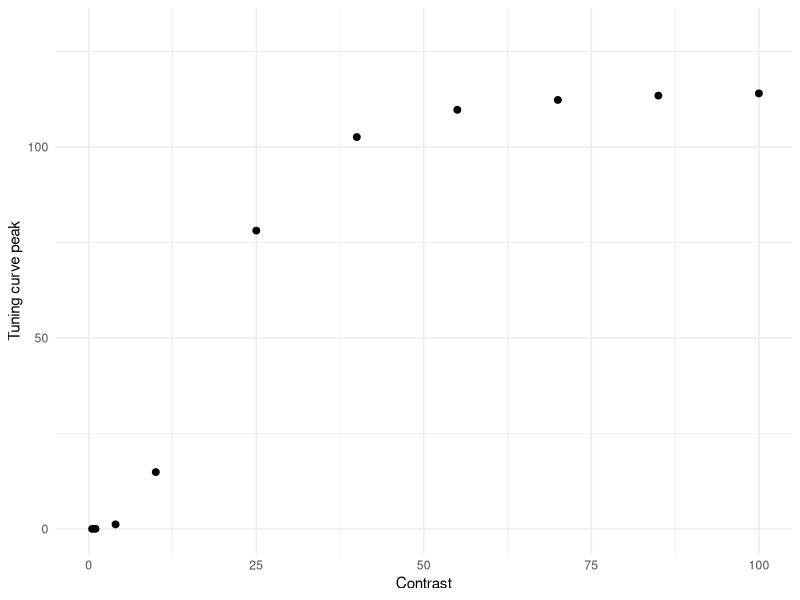
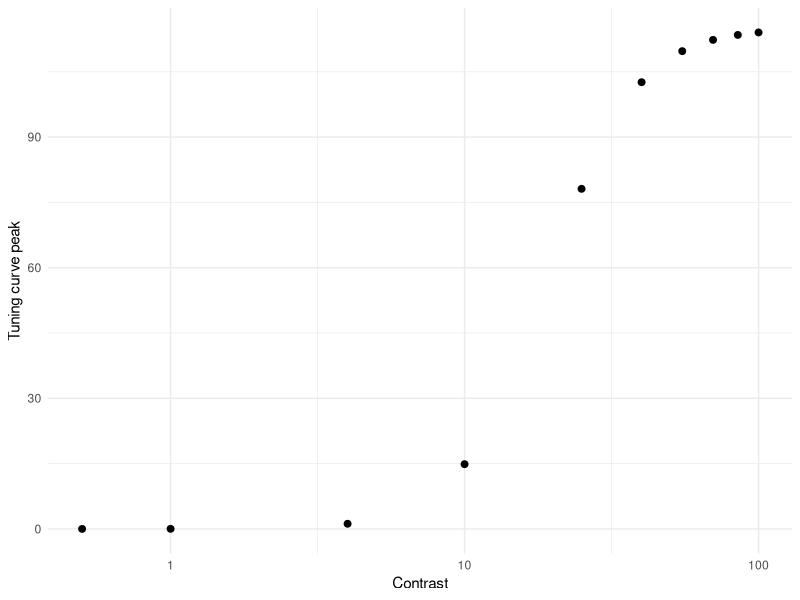

Recreate these plots in R, in order. (Note: this script raises an error after producing the figures.)
# Simulation assuming Naka-Rushton function on Albrecht & Hamilton (1982, Fig. 4)

library(tidyverse)
library(doParallel)
library(foreach)
library(cowplot)


#################### High Attention ####################
Contrast <- c(0.5, 1, 4, seq(10, 100, 15))
Rmax <- 115
C50 <- 19.3
n   <-  2.9
R0 <- Rmax * 0.03 # spontaneous firing based on Geisler & Albrecht (1997)

Max_firing <- Rmax * Contrast^n / (Contrast^n + C50^n)
df_ah <- data.frame(Contrast, Max_firing)

h1 <- ggplot(df_ah, aes(x = Contrast, y = Max_firing)) +
  geom_point(size = 2) +
  coord_cartesian(xlim = c(0, 100), ylim = c(0, 130)) +
  ylab("Tuning curve peak") +
  theme_minimal()
h1            

h2 <- ggplot(df_ah, aes(x = Contrast, y = Max_firing)) +
  geom_point(size = 2) +
  scale_x_log10() +
  ylab("Tuning curve peak") +
  theme_minimal()
h2 

### Simulation ###
cl <- makeCluster(parallel::detectCores() - 1)
registerDoParallel(cl)

n_neurons <- 180                                               # Number of neurons in the population
orientations <- seq(1, 180, by = 1)                            # Possible orientations (0 to 359 degrees)
preferred_orientations <-  seq(1, 180, length.out = n_neurons) # Preferred orientation of each neuron
max_firing_seq <- df_ah$Max_firing                             # Maximum firing rate of each neuron
contrast <-       df_ah$Contrast
tuning_width    <- 20                                          # Tuning width (standard deviation) of each neuron's response curve
n_trials <- 10000

all_results <- list()

for (max_firing_rate in max_firing_seq) {
  
  cat("Running max firing rate =", max_firing_rate, "\n")
  
  tuning_curves <- matrix(0, nrow = n_neurons, ncol = length(orientations))
  
  for (i in 1:n_neurons) {
    tuning_curves[i, ] <- max_firing_rate * exp(
      -0.5 * (
        pmin(abs(orientations - preferred_orientations[i]),
             180 - abs(orientations - preferred_orientations[i]))^2
      ) / tuning_width^2
    )
  }
  
  # ---- 90 ----
  responses_90 <- foreach(
    i = 1:n_trials,
    .combine = rbind,
    .packages = "stats"
  ) %dopar% {
    
    input_90 <- rnorm(n_trials, 90, 0)
    idx <- round(input_90[i]) + 1
    idx <- pmin(pmax(idx, 1), 180)
    
    mu <- tuning_curves[, idx]
    mu[mu == 0] <- 1e-8
    
    resp <- rnbinom(n_neurons, size = 1000000, mu = mu) + rnbinom(n_neurons, size = 1000000, mu = R0)
    
    cbind(resp,
          neuron = seq_len(n_neurons),
          stim = 90,
          trial = i,
          maxFR = max_firing_rate)
  }
  
  # ---- 91 ----
  responses_91 <- foreach(
    i = 1:n_trials,
    .combine = rbind,
    .packages = "stats"
  ) %dopar% {
    
    input_91 <- rnorm(n_trials, 91, 0)
    idx <- round(input_91[i]) + 1
    idx <- pmin(pmax(idx, 1), 180)
    
    mu <- tuning_curves[, idx]
    mu[mu == 0] <- 1e-8
    
    resp <- rnbinom(n_neurons, size = 1000000, mu = mu) + rnbinom(n_neurons, size = 1000000, mu = R0)
    
    cbind(resp,
          neuron = seq_len(n_neurons),
          stim = 91,
          trial = i,
          maxFR = max_firing_rate)
  }
  
  df_tmp <- as.data.frame(rbind(responses_90, responses_91))
  colnames(df_tmp) <- c("Spikes", "Neuron", "Stimulus", "Trial", "Contrast")
  
  all_results[[as.character(max_firing_rate)]] <- df_tmp
}

df <- do.call(rbind, all_results)
df$Contrast <- contrast[match(df$Contrast, max_firing_seq)]
write.csv(df, 
        file = "high_attention.csv", 
        row.names = FALSE)


### Sanity check for fano factor ### 
df %>%
  group_by(Contrast, Stimulus, Neuron) %>%
  summarise(
    mean_spikes = mean(Spikes),
    var_spikes  = var(Spikes),
    fano = var_spikes / mean_spikes,
    .groups = "drop"
  ) %>%
  filter(mean_spikes > 0) %>%
  group_by(Contrast, Stimulus) %>%
  summarise(
    mean_mean_spikes = mean(mean_spikes, na.rm = TRUE),
    mean_var_spikes = mean(var_spikes),
    mean_fano = mean(fano, na.rm = TRUE), # average across neurons
    sd_fano   = sd(fano, na.rm = TRUE),   # sd across neurons
    .groups = "drop")


### Contrast discrimination ###
df %>%
  group_by(Stimulus, Contrast, Trial) %>%
  summarise(Sum_spikes = sum(Spikes), .groups = "drop") -> df_sum

h3 <- ggplot(df_sum, aes(x = Sum_spikes, color = factor(Contrast))) +
  geom_density(alpha = 0.2, linewidth = 1) +
  theme_classic() +
  labs(
    x = "Sum of spikes",
    y = "Density",
    color = "Contrast",
    fill =  "Contrast"
  ) + 
  theme(
    legend.position = c(0.98, 1.05),
    legend.justification = c(1, 1),
    legend.key.size = unit(0.25, "cm"),
    legend.text = element_text(size = 6),
    legend.title = element_text(size = 8)
  ) +
  coord_cartesian(xlim = c(0, 10000), ylim = c(0, 0.03)) +
  ggtitle("High attention (Fano factor = 1.0)") +
  theme(plot.title = element_text(size = 12, face = "bold", hjust = 0.5))
h3

df_sum %>%
  group_by(Contrast) %>%
  summarise(Mean_sum_spikes = mean(Sum_spikes),
            SD_sum_spikes = sd(Sum_spikes), .groups = "drop") -> df_summary
colnames(df_summary) <- c("Contrast", "mu", "sigma")

dC <-  diff(df_summary$Contrast)
dmu <- diff(df_summary$mu)

# μ'
mu_prime <- c(
  dmu[1] / dC[1],                                 　　　　　# 前方差分（最初）
  (dmu[-1]/dC[-1] + dmu[-length(dmu)]/dC[-length(dC)]) / 2, # 中央差分
  dmu[length(dmu)] / dC[length(dC)]                         # 後方差分（最後）
)
df_summary$mu_prime <- mu_prime

# μ'(C)ΔC ≈ σ
# μ'(C): コントラストの微小変化に対するμの変化
# ΔC:    コントラストの変化量
# μの変化がσと同じ大きさになったとき丁度弁別できる(d'=1に相当するJND)
df_summary$DeltaC_pred <- df_summary$sigma / df_summary$mu_prime # JND
df_summary <- mutate(df_summary, Weber_ratio_pred = DeltaC_pred / Contrast) # ΔC / C (Weber ratio)
df_summary

df_plot <- df_summary %>%
  slice(2:(n() - 1))

h4 <- ggplot(df_plot, aes(x = Contrast, y = DeltaC_pred)) +
  geom_line() +
  geom_point() +
  theme_classic() +
  scale_x_log10() +
  scale_y_log10(limits = c(0.2, 35)) +
  ylab("ΔC (JND of d' = 1)") +
  xlab("Contrast")

h5 <- ggplot(df_plot, aes(x = Contrast, y = Weber_ratio_pred)) +
  geom_line() +
  geom_point() +
  theme_classic() +
  coord_cartesian(ylim = c(0, 3)) +
  ylab("ΔC/C (Weber fraction)") +
  xlab("Contrast")

h6 <- df_summary %>%
  ggplot(aes(x = Contrast, y = mu)) +
  geom_point(size = 2) +
  # scale_x_log10() +
  # scale_y_log10() +
  coord_cartesian(ylim = c(0, 10000)) +
  theme_minimal() +
  ylab("Mean total spikes")

### Orientation discrimination (LFI) ###
df_wide <- df %>%
  pivot_wider(
    id_cols = c(Trial, Contrast, Stimulus),
    names_from = Neuron,
    values_from = Spikes)

df_wide$Stimulus_bin <- ifelse(df_wide$Stimulus == 90, 1, 0)

compute_lfi <- function(data, lambda = 1e-6) {
  
  neurons <- grep("^[0-9]+$", colnames(data), value = TRUE)  
  
  data0 <- data[data$Stimulus_bin == 0, neurons]
  data1 <- data[data$Stimulus_bin == 1, neurons]
  
  mu0 <- colMeans(data0)
  mu1 <- colMeans(data1)
  
  df <- mu1 - mu0
  
  Sigma0 <- cov(data0)
  Sigma1 <- cov(data1)
  Sigma  <- (Sigma0 + Sigma1) / 2
  
  p <- length(neurons)              # 逆行列を安定化させる処理 (ニューロン間の相関を少し弱める)
  Sigma <- Sigma + lambda * diag(p) # Ridge正則化, Tikhonov regularization (小さい固有値を持ち上げる)
  
  I <- as.numeric(t(df) %*% solve(Sigma) %*% df) # LFI
  I_per_neuron <- I / p
  
  return(I_per_neuron)
}

maxFR_values <- sort(unique(df_wide$Contrast))

lfi_results <- data.frame(
  Contrast = numeric(),
  LFI_per_neuron = numeric()
)

for (maxFR in maxFR_values) {
  df_sub <- df_wide[df_wide$Contrast == maxFR, ]
  lfi_value <- compute_lfi(df_sub)
  lfi_results <- rbind(lfi_results,
                       data.frame(Contrast = maxFR,
                                  LFI_per_neuron = lfi_value))
}

lfi_results$Contrast <- contrast
print(lfi_results)

lfi_results %>%
  ggplot(aes(x = Contrast, y = LFI_per_neuron)) +
  geom_point(size = 2) +
  coord_cartesian(xlim = c(0, 100), ylim = c(0, 0.07)) +
  ylab("LFI per neuron") +
  theme_minimal() -> h7
h7


### Orientation discrimination (decoding with logistic regression) ###
run_logistic_cv_parallel <- function(data, k = 5, ncores = detectCores() - 1) {
  
  predictors <- grep("^[0-9]+$", colnames(data), value = TRUE)  
  n <- nrow(data)
  
  set.seed(123)
  folds <- sample(rep(1:k, length.out = n))
  
  cl <- makeCluster(ncores)
  registerDoParallel(cl)
  
  acc <- foreach(i = 1:k, .combine = c) %dopar% {
    
    train <- data[folds != i, ]
    test  <- data[folds == i, ]
    
    model <- glm(
      Stimulus_bin ~ .,
      data = train[, c("Stimulus_bin", predictors)],
      family = binomial
    )
    
    prob <- predict(model, newdata = test, type = "response")
    pred <- ifelse(prob > 0.5, 1, 0)
    
    mean(pred == test$Stimulus_bin)
  }
  
  stopCluster(cl)
  
  mean(acc)
}

decoding_results <- data.frame(
  Contrast = numeric(),
  Decoding_accuracy = numeric()
)

for (maxFR in maxFR_values) {
  df_sub <- df_wide[df_wide$Contrast == maxFR, ]
  accuracy <- run_logistic_cv_parallel(df_sub, k = 5, ncores = detectCores() - 1)
  decoding_results <- rbind(decoding_results,
                            data.frame(Contrast = maxFR,
                                       Decoding_accuracy = accuracy))
}

decoding_results <- mutate(decoding_results, D_prime = qnorm(Decoding_accuracy) - qnorm(1 - Decoding_accuracy),
                           Contrast = contrast)
decoding_results

decoding_results %>%
  ggplot(aes(x = Contrast, y = D_prime)) +
  geom_point(size = 2) +
  coord_cartesian(xlim = c(0, 100)) +
  ylab("d' for orientation") +
  coord_cartesian(xlim = c(0, 3.5)) +
  theme_minimal() -> h8
h8

decoding_results %>%
  ggplot(aes(x = Contrast, y = D_prime)) +
  geom_point(size = 2) +
  scale_x_log10() +
  ylab("d' for orientation") +
  coord_cartesian(ylim = c(0, 3.5)) +
  theme_minimal() -> h9
h9


### Subjective inflation ###
df_sum %>%
  dplyr::filter(Contrast == 1 | Contrast == 4) %>%
  summarise(Criterion = mean(Sum_spikes)) %>%
  as.numeric() -> criterion

h10 <- ggplot(subset(df_sum, df_sum$Contrast == 1 | df_sum$Contrast == 4), 
            aes(x = Sum_spikes, color = factor(Contrast))) +
  geom_vline(xintercept = criterion, linetype = "dashed") +
  geom_density(alpha = 0.2, linewidth = 1) +
  theme_classic() +
  labs(
    x = "Sum of spikes",
    y = "Density",
    color = "Contrast",
    fill =  "Contrast"
  ) + 
  theme(
    legend.position = c(0.98, 1.05),
    legend.justification = c(1, 1),
    legend.key.size = unit(0.25, "cm"),
    legend.text = element_text(size = 6),
    legend.title = element_text(size = 8)
  ) +
  coord_cartesian(xlim = c(500, 800), ylim = c(0, 0.02))
h10
  
h11 <- df_sum %>%
  dplyr::filter(Contrast == 1 | Contrast == 4) %>%
  mutate(Yes = Sum_spikes > criterion) %>%
  group_by(Contrast) %>%
  summarise(P_yes = mean(Yes)) %>%
  ggplot(aes(x = Contrast, y = P_yes, color = factor(Contrast))) +
  geom_point(size = 3) +
  ylim(0, 1) +
  theme_classic() +
  labs(
    x = "Contrast",
    y = "P(Yes)",
    color = "Contrast"
  ) + 
  theme(legend.position = "None")
h11



#################### Low Attention ####################
Contrast <- c(0.5, 1, 4, seq(10, 100, 15))
Rmax <- 115
C50 <- 19.3
n   <-  2.9
R0 <- Rmax * 0.03

Max_firing <- Rmax * Contrast^n / (Contrast^n + C50^n)
df_ah <- data.frame(Contrast, Max_firing)

l1 <- ggplot(df_ah, aes(x = Contrast, y = Max_firing)) +
  geom_point(size = 2) +
  coord_cartesian(xlim = c(0, 100), ylim = c(0, 130)) +
  ylab("Tuning curve peak") +
  theme_minimal()
l1            

l2 <- ggplot(df_ah, aes(x = Contrast, y = Max_firing)) +
  geom_point(size = 2) +
  scale_x_log10() +
  ylab("Tuning curve peak") +
  theme_minimal()
l2 


### Simulation ###
cl <- makeCluster(parallel::detectCores() - 1)
registerDoParallel(cl)

n_neurons <- 180                                               # Number of neurons in the population
orientations <- seq(1, 180, by = 1)                            # Possible orientations (0 to 359 degrees)
preferred_orientations <-  seq(1, 180, length.out = n_neurons) # Preferred orientation of each neuron
max_firing_seq <- df_ah$Max_firing                             # Maximum firing rate of each neuron
contrast <-       df_ah$Contrast
tuning_width    <- 20                                          # Tuning width (standard deviation) of each neuron's response curve
n_trials <- 10000

all_results <- list()

for (max_firing_rate in max_firing_seq) {
  
  cat("Running max firing rate =", max_firing_rate, "\n")
  
  tuning_curves <- matrix(0, nrow = n_neurons, ncol = length(orientations))
  
  for (i in 1:n_neurons) {
    tuning_curves[i, ] <- max_firing_rate * exp(
      -0.5 * (
        pmin(abs(orientations - preferred_orientations[i]),
             180 - abs(orientations - preferred_orientations[i]))^2
      ) / tuning_width^2
    )
  }
  
  # ---- 90 ----
  responses_90 <- foreach(
    i = 1:n_trials,
    .combine = rbind,
    .packages = "stats"
  ) %dopar% {
    
    input_90 <- rnorm(n_trials, 90, 0)
    idx <- round(input_90[i]) + 1
    idx <- pmin(pmax(idx, 1), 180)
    
    mu <- tuning_curves[, idx]
    mu[mu == 0] <- 1e-8
   
    resp <- rnbinom(n_neurons, size = 5 * mu, mu = mu) + rnbinom(n_neurons, size = 5 * R0, mu = R0) # Fano factor = 1.2 (var = μ + μ^2/size)1000000
    
    cbind(resp,
          neuron = seq_len(n_neurons),
          stim = 90,
          trial = i,
          maxFR = max_firing_rate)
  }
  
  # ---- 91 ----
  responses_91 <- foreach(
    i = 1:n_trials,
    .combine = rbind,
    .packages = "stats"
  ) %dopar% {
    
    input_91 <- rnorm(n_trials, 91, 0)
    idx <- round(input_91[i]) + 1
    idx <- pmin(pmax(idx, 1), 180)
    
    mu <- tuning_curves[, idx]
    mu[mu == 0] <- 1e-8
    
    resp <- rnbinom(n_neurons, size = 5 * mu, mu = mu) + rnbinom(n_neurons, size = 5 * R0, mu = R0)
    
    cbind(resp,
          neuron = seq_len(n_neurons),
          stim = 91,
          trial = i,
          maxFR = max_firing_rate)
  }
  
  df_tmp <- as.data.frame(rbind(responses_90, responses_91))
  colnames(df_tmp) <- c("Spikes", "Neuron", "Stimulus", "Trial", "Contrast")
  
  all_results[[as.character(max_firing_rate)]] <- df_tmp
}

df <- do.call(rbind, all_results)
df$Contrast <- contrast[match(df$Contrast, max_firing_seq)]
# write.csv(df, 
#           file = "low_attention.csv", 
#           row.names = FALSE)


### Sanity check for fano factor ### 
df %>%
  group_by(Contrast, Stimulus, Neuron) %>%
  summarise(
    mean_spikes = mean(Spikes),
    var_spikes  = var(Spikes),
    fano = var_spikes / mean_spikes,
    .groups = "drop"
  ) %>%
  filter(mean_spikes > 0) %>%
  group_by(Contrast, Stimulus) %>%
  summarise(
    mean_mean_spikes = mean(mean_spikes, na.rm = TRUE),
    mean_var_spikes = mean(var_spikes),
    mean_fano = mean(fano, na.rm = TRUE), # average across neurons
    sd_fano   = sd(fano, na.rm = TRUE),   # sd across neurons
    .groups = "drop")


### Contrast discrimination ###
df %>%
  group_by(Stimulus, Contrast, Trial) %>%
  summarise(Sum_spikes = sum(Spikes), .groups = "drop") -> df_sum

l3 <- ggplot(df_sum, aes(x = Sum_spikes, color = factor(Contrast))) +
  geom_density(alpha = 0.2, linewidth = 1) +
  theme_classic() +
  labs(
    x = "Sum of spikes",
    y = "Density",
    color = "Contrast",
    fill =  "Contrast"
  ) + 
  theme(
    legend.position = c(0.98, 1.05),
    legend.justification = c(1, 1),
    legend.key.size = unit(0.25, "cm"),
    legend.text = element_text(size = 6),
    legend.title = element_text(size = 8)
  ) +
  coord_cartesian(xlim = c(0, 10000), ylim = c(0, 0.03)) +
  ggtitle("Low attention (Fano factor = 1.2)") +
  theme(plot.title = element_text(size = 12, face = "bold", hjust = 0.5))
l3

df_sum %>%
  group_by(Contrast) %>%
  summarise(Mean_sum_spikes = mean(Sum_spikes),
            SD_sum_spikes = sd(Sum_spikes), .groups = "drop") -> df_summary
colnames(df_summary) <- c("Contrast", "mu", "sigma")

dC <-  diff(df_summary$Contrast)
dmu <- diff(df_summary$mu)

# μ'
mu_prime <- c(
  dmu[1] / dC[1],                                 　　　　　# 前方差分（最初）
  (dmu[-1]/dC[-1] + dmu[-length(dmu)]/dC[-length(dC)]) / 2, # 中央差分
  dmu[length(dmu)] / dC[length(dC)]                         # 後方差分（最後）
)
df_summary$mu_prime <- mu_prime

# μ'(C)ΔC ≈ σ
# μ'(C): コントラストの微小変化に対するμの変化
# ΔC:    コントラストの変化量
# μの変化がσと同じ大きさになったとき丁度弁別できる(d'=1に相当するJND)
df_summary$DeltaC_pred <- df_summary$sigma / df_summary$mu_prime # JND
df_summary <- mutate(df_summary, Weber_ratio_pred = DeltaC_pred / Contrast) # ΔC / C (Weber ratio)
df_summary

df_plot <- df_summary %>%
  slice(2:(n() - 1))

l4 <- ggplot(df_plot, aes(x = Contrast, y = DeltaC_pred)) +
  geom_line() +
  geom_point() +
  theme_classic() +
  scale_x_log10() +
  scale_y_log10(limits = c(0.2, 35)) +
  ylab("ΔC (JND of d' = 1)") +
  xlab("Contrast")

l5 <- ggplot(df_plot, aes(x = Contrast, y = Weber_ratio_pred)) +
  geom_line() +
  geom_point() +
  theme_classic() +
  coord_cartesian(ylim = c(0, 3)) +
  ylab("ΔC/C (Weber fraction)") +
  xlab("Contrast")

l6 <- df_summary %>%
  ggplot(aes(x = Contrast, y = mu)) +
  geom_point(size = 2) +
  # scale_x_log10() +
  # scale_y_log10() +
  coord_cartesian(ylim = c(0, 10000)) +
  theme_minimal() +
  ylab("Mean total spikes")


### Orientation discrimination (LFI) ###
df_wide <- df %>%
  pivot_wider(
    id_cols = c(Trial, Contrast, Stimulus),
    names_from = Neuron,
    values_from = Spikes)

df_wide$Stimulus_bin <- ifelse(df_wide$Stimulus == 90, 1, 0)

compute_lfi <- function(data, lambda = 1e-6) {
  
  neurons <- grep("^[0-9]+$", colnames(data), value = TRUE)  
  
  data0 <- data[data$Stimulus_bin == 0, neurons]
  data1 <- data[data$Stimulus_bin == 1, neurons]
  
  mu0 <- colMeans(data0)
  mu1 <- colMeans(data1)
  
  df <- mu1 - mu0
  
  Sigma0 <- cov(data0)
  Sigma1 <- cov(data1)
  Sigma  <- (Sigma0 + Sigma1) / 2
  
  p <- length(neurons)              # 逆行列を安定化させる処理 (ニューロン間の相関を少し弱める)
  Sigma <- Sigma + lambda * diag(p) # Ridge正則化, Tikhonov regularization (小さい固有値を持ち上げる)
  
  I <- as.numeric(t(df) %*% solve(Sigma) %*% df) # LFI
  I_per_neuron <- I / p
  
  return(I_per_neuron)
}

maxFR_values <- sort(unique(df_wide$Contrast))

lfi_results <- data.frame(
  Contrast = numeric(),
  LFI_per_neuron = numeric()
)

for (maxFR in maxFR_values) {
  df_sub <- df_wide[df_wide$Contrast == maxFR, ]
  lfi_value <- compute_lfi(df_sub)
  lfi_results <- rbind(lfi_results,
                       data.frame(Contrast = maxFR,
                                  LFI_per_neuron = lfi_value))
}

lfi_results$Contrast <- contrast
print(lfi_results)

lfi_results %>%
  ggplot(aes(x = Contrast, y = LFI_per_neuron)) +
  geom_point(size = 2) +
  coord_cartesian(xlim = c(0, 100), ylim = c(0, 0.07)) +
  ylab("LFI per neuron") +
  theme_minimal() -> l7
l7


### Orientation discrimination (decoding with logistic regression) ###
run_logistic_cv_parallel <- function(data, k = 5, ncores = detectCores() - 1) {
  
  predictors <- grep("^[0-9]+$", colnames(data), value = TRUE)  
  n <- nrow(data)
  
  set.seed(123)
  folds <- sample(rep(1:k, length.out = n))
  
  cl <- makeCluster(ncores)
  registerDoParallel(cl)
  
  acc <- foreach(i = 1:k, .combine = c) %dopar% {
    
    train <- data[folds != i, ]
    test  <- data[folds == i, ]
    
    model <- glm(
      Stimulus_bin ~ .,
      data = train[, c("Stimulus_bin", predictors)],
      family = binomial
    )
    
    prob <- predict(model, newdata = test, type = "response")
    pred <- ifelse(prob > 0.5, 1, 0)
    
    mean(pred == test$Stimulus_bin)
  }
  
  stopCluster(cl)
  
  mean(acc)
}

decoding_results <- data.frame(
  Contrast = numeric(),
  Decoding_accuracy = numeric()
)

for (maxFR in maxFR_values) {
  df_sub <- df_wide[df_wide$Contrast == maxFR, ]
  accuracy <- run_logistic_cv_parallel(df_sub, k = 5, ncores = detectCores() - 1)
  decoding_results <- rbind(decoding_results,
                            data.frame(Contrast = maxFR,
                                       Decoding_accuracy = accuracy))
}

decoding_results <- mutate(decoding_results, D_prime = qnorm(Decoding_accuracy) - qnorm(1 - Decoding_accuracy),
                           Contrast = contrast)
decoding_results

decoding_results %>%
  ggplot(aes(x = Contrast, y = D_prime)) +
  geom_point(size = 2) +
  coord_cartesian(xlim = c(0, 100)) +
  ylab("d' for orientation") +
  coord_cartesian(xlim = c(0, 3.5)) +
  theme_minimal() -> l8
l8

decoding_results %>%
  ggplot(aes(x = Contrast, y = D_prime)) +
  geom_point(size = 2) +
  scale_x_log10() +
  ylab("d' for orientation") +
  coord_cartesian(ylim = c(0, 3.5)) +
  theme_minimal() -> l9
l9

### Subjective inflation ###
l10 <- ggplot(subset(df_sum, df_sum$Contrast == 1 | df_sum$Contrast == 4), 
              aes(x = Sum_spikes, color = factor(Contrast))) +
  geom_vline(xintercept = criterion, linetype = "dashed") +
  geom_density(alpha = 0.2, linewidth = 1) +
  theme_classic() +
  labs(
    x = "Sum of spikes",
    y = "Density",
    color = "Contrast",
    fill =  "Contrast"
  ) + 
  theme(
    legend.position = c(0.98, 1.05),
    legend.justification = c(1, 1),
    legend.key.size = unit(0.25, "cm"),
    legend.text = element_text(size = 6),
    legend.title = element_text(size = 8)
  ) +
  coord_cartesian(xlim = c(500, 800), ylim = c(0, 0.02))
l10

l11 <- df_sum %>%
  dplyr::filter(Contrast == 1 & Contrast == 4) %>%
  mutate(Yes = Sum_spikes > criterion) %>%
  group_by(Contrast) %>%
  summarise(P_yes = mean(Yes)) %>%
  ggplot(aes(x = Contrast, y = P_yes, color = factor(Contrast))) +
  geom_point(size = 3) +
  ylim(0, 1) +
  theme_classic() +
  labs(
    x = "Contrast",
    y = "P(Yes)",
    color = "Contrast"
  ) + 
  theme(legend.position = "None")
l11

### Figures ###
p1 <- plot_grid(h3, ncol = 1)
p2 <- plot_grid(h1, h6, ncol = 2)
p3 <- plot_grid(h4, h5, ncol = 2)
p4 <- plot_grid(h7, h9, ncol = 2)
p5 <- plot_grid(h10, h11, ncol = 2)
high_alpha <- plot_grid(p1, p2, p3, p4, p5, ncol = 1, rel_heights = c(1, 1))

p1 <- plot_grid(l3, ncol = 1)
p2 <- plot_grid(l1, l6, ncol = 2)
p3 <- plot_grid(l4, l5, ncol = 2)
p4 <- plot_grid(l7, l9, ncol = 2)
p5 <- plot_grid(l10, l11, ncol = 2)
low_alpha <- plot_grid(p1, p2, p3, p4, p5, ncol = 1, rel_heights = c(1, 1))
subjective_inflation <- plot_grid(low_alpha, high_alpha, ncol = 2)
ggsave("subjective_inflation.png", subjective_inflation, width = 12, height = 11.25, dpi = 300)
